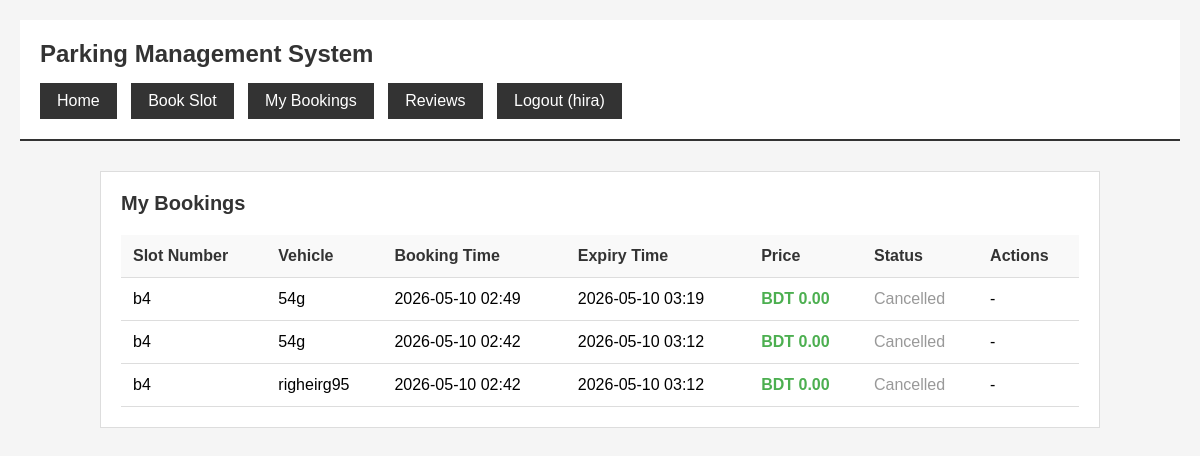
Screenshot of /my-bookings/ (signed in) with the database file from the repository.
### parking/models.py (models this page shows, shortened)
class Booking(models.Model):
    user = models.ForeignKey(User, on_delete=models.CASCADE)
    vehicle = models.ForeignKey(Vehicle, on_delete=models.CASCADE)
    slot = models.ForeignKey(ParkingSlot, on_delete=models.CASCADE)
    booking_time = models.DateTimeField(default=timezone.now)
    expiry_time = models.DateTimeField()
    status = models.CharField(max_length=20, default='Active')
    total_price = models.DecimalField(max_digits=10, decimal_places=2, default=0.00)

class ParkingSlot(models.Model):
    slot_number = models.CharField(max_length=10)
    is_available = models.BooleanField(default=True)
    price_per_hour = models.DecimalField(max_digits=10, decimal_places=2, default=50.00)

class Vehicle(models.Model):
    user = models.ForeignKey(User, on_delete=models.CASCADE)
    vehicle_number = models.CharField(max_length=20)
    vehicle_type = models.CharField(max_length=10)
    vehicle_image = models.ImageField(upload_to='vehicle_images/', null=True, blank=True)

### parking/views.py (the view)
# urls.py: path('my-bookings/', views.my_bookings, name='my_bookings'),
@login_required(login_url='/login/')
def my_bookings(request):
    bookings = Booking.objects.filter(user=request.user).order_by('-booking_time')
    return render(request, 'My_bookings.html', {'bookings': bookings})

### templates/My_bookings.html (shortened to what this page needs)
<!DOCTYPE html>
<html lang="en">
<head>
</head>
<body>
    <div class="header">
        <h1>Parking Management System</h1>
        <div class="nav">
            <a href="/">Home</a>
            <a href="/book/">Book Slot</a>
            <a href="/my-bookings/">My Bookings</a>
            <a href="/reviews/all/">Reviews</a>
            {% if user.is_authenticated %}
                <a href="/logout/">Logout ({{ user.username }})</a>
            {% else %}
                <a href="/login/">Login</a>
            {% endif %}
        </div>
    </div>
    <div class="container">
        <div class="section">
            <h2>My Bookings</h2>
            {% if bookings %}
                <table>
                    <thead>
                        <tr>
                            <th>Slot Number</th>
                            <th>Vehicle</th>
                            <th>Booking Time</th>
                            <th>Expiry Time</th>
                            <th>Price</th>
                            <th>Status</th>
                            <th>Actions</th>
                        </tr>
                    </thead>
                    <tbody>
                        {% for b in bookings %}
                        <tr>
                            <td>{{ b.slot.slot_number }}</td>
                            <td>{{ b.vehicle.vehicle_number }}</td>
                            <td>{{ b.booking_time|date:"Y-m-d H:i" }}</td>
                            <td>{{ b.expiry_time|date:"Y-m-d H:i" }}</td>
                            <td><strong style="color: #4CAF50;">BDT {{ b.total_price }}</strong></td>
                            <td class="{% if b.status == 'Active' %}status-active{% else %}status-cancelled{% endif %}">
                                {{ b.status }}
                            </td>
                            <td>
                                {% if b.status == 'Active' %}
                                    <form method="POST" action="/cancel/{{ b.id }}/" style="display: inline;">
                                        {% csrf_token %}
                                        <button type="submit" class="btn" onclick="return confirm('Cancel this booking?')">Cancel</button>
                                    </form>
                                {% else %}
                                    -
                                {% endif %}
                            </td>
                        </tr>
                        {% endfor %}
                    </tbody>
                </table>
            {% else %}
                <div class="message">
                    You don't have any bookings yet. <a href="/book/" style="color: #333; text-decoration: underline;">Book a slot now</a>
                </div>
            {% endif %}
        </div>
    </div>
</body>
</html>

### templates/My_bookings.html (style rules this page uses)
* { margin: 0; padding: 0; box-sizing: border-box; }
body { font-family: Arial, sans-serif; background: #f5f5f5; padding: 20px; }
.header { background: #fff; padding: 20px; margin-bottom: 30px; border-bottom: 2px solid #333; }
.header h1 { font-size: 24px; color: #333; }
.nav { margin-top: 15px; }
.nav a { display: inline-block; padding: 8px 16px; margin-right: 10px; background: #333; color: #fff; text-decoration: none; border: 1px solid #333; }
.container { max-width: 1000px; margin: 0 auto; }
.section { background: #fff; padding: 20px; margin-bottom: 20px; border: 1px solid #ddd; }
.section h2 { font-size: 20px; margin-bottom: 20px; color: #333; }
table { width: 100%; border-collapse: collapse; }
th, td { padding: 12px; text-align: left; border-bottom: 1px solid #ddd; }
th { background: #f9f9f9; font-weight: bold; color: #333; }
.status-cancelled { color: #999; }

### rows the page displays
Booking: slot.slot_number "b4", vehicle.vehicle_number "54g", booking_time "2026-05-10 02:49", expiry_time "2026-05-10 03:19", total_price "0.00", status "Cancelled"
Booking: slot.slot_number "b4", vehicle.vehicle_number "54g", booking_time "2026-05-10 02:42", expiry_time "2026-05-10 03:12", total_price "0.00", status "Cancelled"
Booking: slot.slot_number "b4", vehicle.vehicle_number "righeirg95", booking_time "2026-05-10 02:42", expiry_time "2026-05-10 03:12", total_price "0.00", status "Cancelled"

### other values shown
{{ user.username }} "hira"
